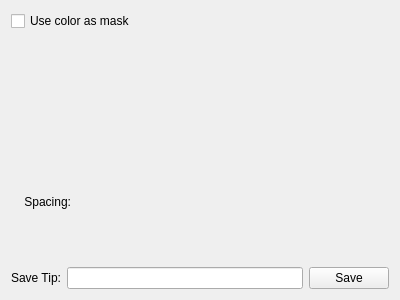
<?xml version="1.0" encoding="UTF-8"?>
<ui version="4.0">
 <class>KisWdgClipboardBrush</class>
 <widget class="QWidget" name="KisWdgClipboardBrush">
  <property name="geometry">
   <rect>
    <x>0</x>
    <y>0</y>
    <width>400</width>
    <height>300</height>
   </rect>
  </property>
  <layout class="QVBoxLayout" name="verticalLayout">
   <item>
    <layout class="QHBoxLayout" name="horizontalLayout_2">
     <item>
      <widget class="QCheckBox" name="colorAsmask">
       <property name="text">
        <string>Use color as mask</string>
       </property>
      </widget>
     </item>
    </layout>
   </item>
   <item>
    <layout class="QHBoxLayout" name="horizontalLayout">
     <item>
      <spacer name="horizontalSpacer_2">
       <property name="orientation">
        <enum>Qt::Horizontal</enum>
       </property>
       <property name="sizeHint" stdset="0">
        <size>
         <width>40</width>
         <height>20</height>
        </size>
       </property>
      </spacer>
     </item>
     <item>
      <widget class="QLabel" name="preview">
       <property name="sizePolicy">
        <sizepolicy hsizetype="Fixed" vsizetype="Fixed">
         <horstretch>0</horstretch>
         <verstretch>0</verstretch>
        </sizepolicy>
       </property>
       <property name="minimumSize">
        <size>
         <width>100</width>
         <height>100</height>
        </size>
       </property>
       <property name="text">
        <string/>
       </property>
      </widget>
     </item>
     <item>
      <spacer name="horizontalSpacer">
       <property name="orientation">
        <enum>Qt::Horizontal</enum>
       </property>
       <property name="sizeHint" stdset="0">
        <size>
         <width>40</width>
         <height>20</height>
        </size>
       </property>
      </spacer>
     </item>
    </layout>
   </item>
   <item>
    <layout class="QHBoxLayout" name="horizontalLayout_4">
     <item>
      <widget class="QLabel" name="spacingLbl">
       <property name="maximumSize">
        <size>
         <width>60</width>
         <height>16777215</height>
        </size>
       </property>
       <property name="text">
        <string>Spacing:</string>
       </property>
       <property name="alignment">
        <set>Qt::AlignRight|Qt::AlignTrailing|Qt::AlignVCenter</set>
       </property>
      </widget>
     </item>
     <item>
      <widget class="KisSpacingSelectionWidget" name="spacingWidget" native="true"/>
     </item>
    </layout>
   </item>
   <item>
    <layout class="QHBoxLayout" name="horizontalLayout_3">
     <item>
      <widget class="QLabel" name="label">
       <property name="text">
        <string>Save Tip:</string>
       </property>
       <property name="alignment">
        <set>Qt::AlignRight|Qt::AlignTrailing|Qt::AlignVCenter</set>
       </property>
      </widget>
     </item>
     <item>
      <widget class="QLineEdit" name="nameEdit"/>
     </item>
     <item>
      <widget class="QPushButton" name="saveBrush">
       <property name="maximumSize">
        <size>
         <width>80</width>
         <height>16777215</height>
        </size>
       </property>
       <property name="text">
        <string>Save</string>
       </property>
      </widget>
     </item>
    </layout>
   </item>
  </layout>
 </widget>
 <customwidgets>
  <customwidget>
   <class>KisSpacingSelectionWidget</class>
   <extends>QWidget</extends>
   <header>kis_spacing_selection_widget.h</header>
   <container>1</container>
  </customwidget>
 </customwidgets>
 <resources/>
 <connections/>
</ui>
